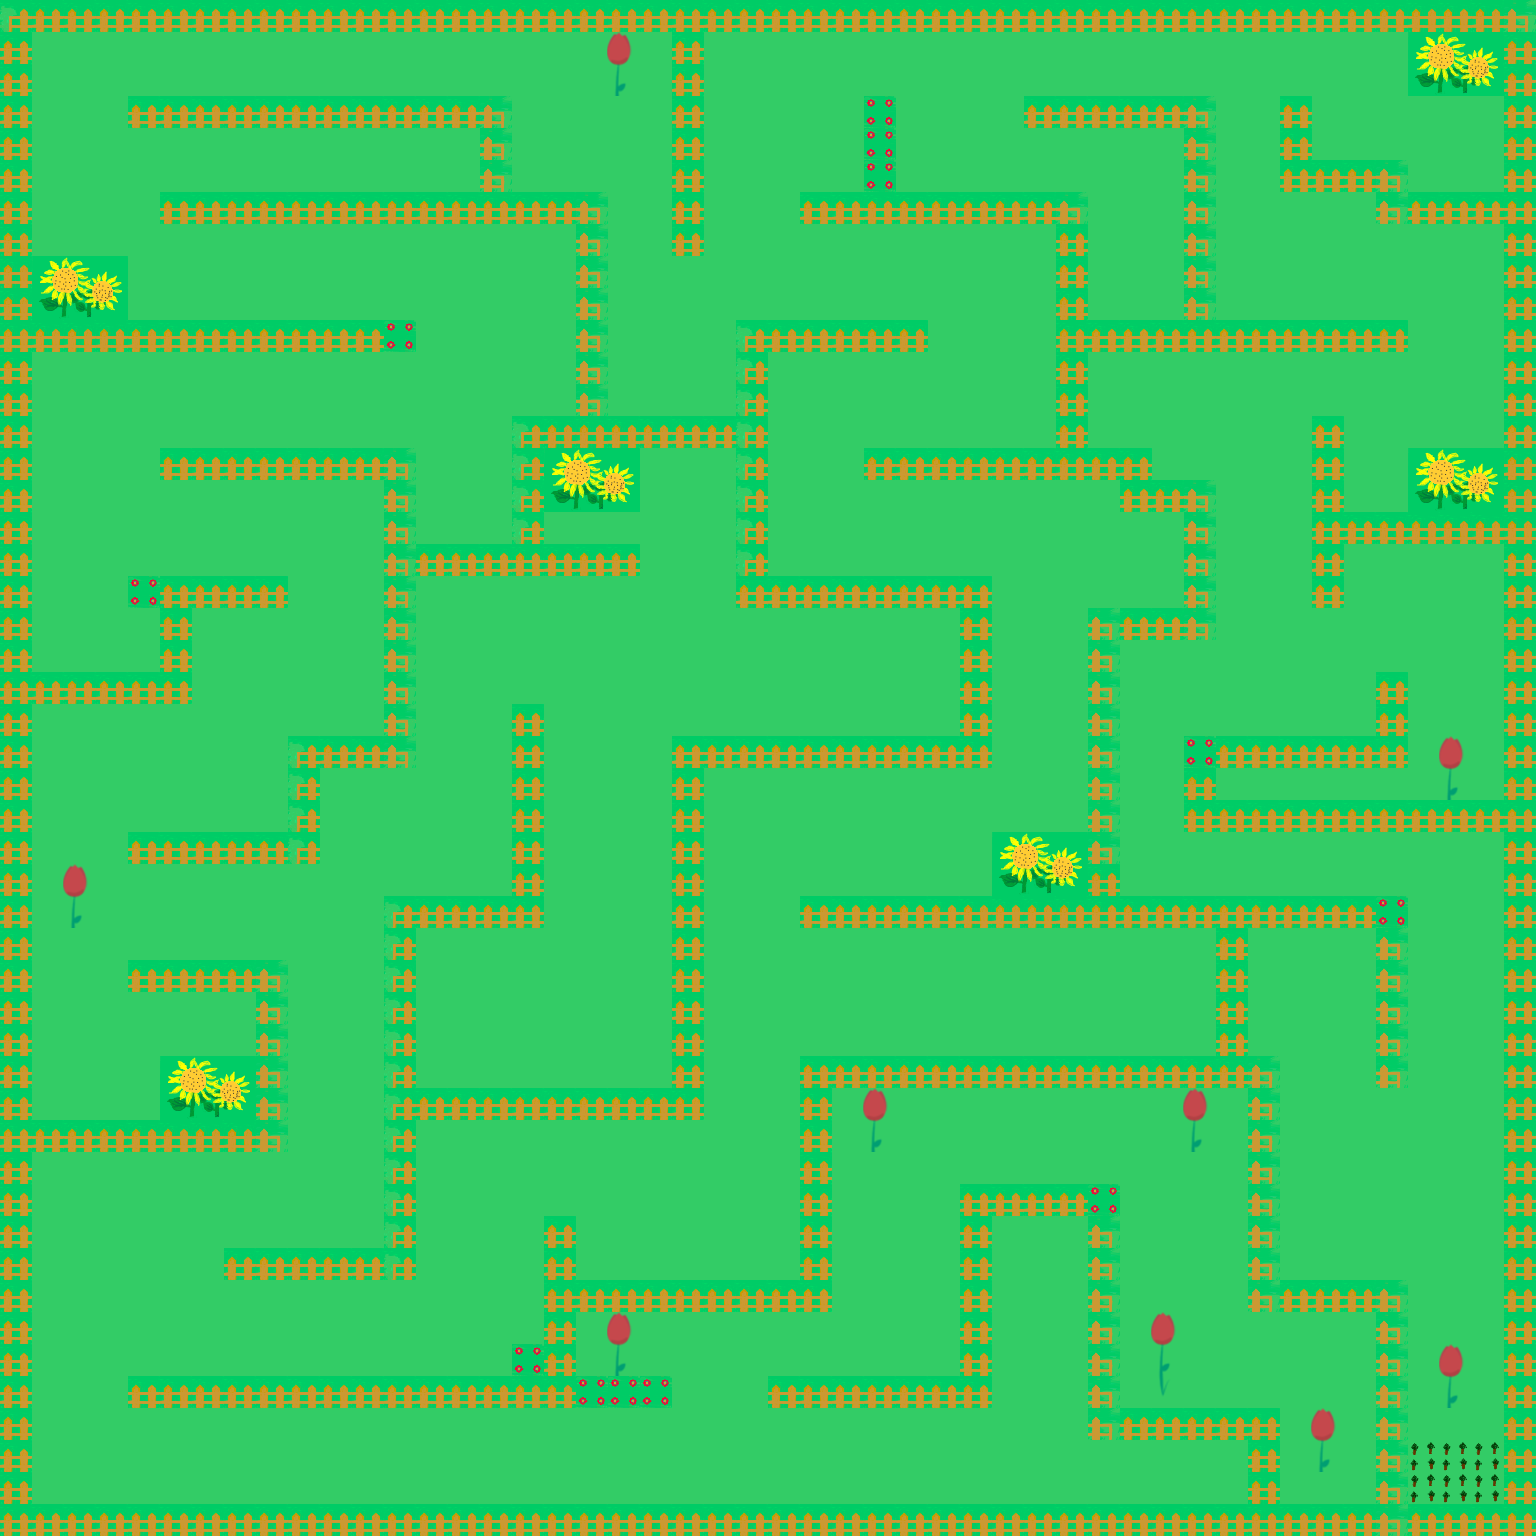

The image is a tile-based game level rendered from a .tmx file. Its description and source (layers, tilesets, objects; grid data summarised) follow:
An orthogonal 48x48 tile map with 32x32 px tiles, 4 tile layers (background, flower, collidable, end), 3 tilesets and 1 object (ninja).

<map version="1.0" orientation="orthogonal" renderorder="right-down" width="48" height="48" tilewidth="32" tileheight="32" nextobjectid="2">
 <tileset firstgid="1" name="ground" tilewidth="32" tileheight="32" tilecount="100" columns="10">
  <image source="ground.png" width="321" height="321" />
  <tile id="14">
   <properties>
    <property name="end" value="true" />
   </properties>
  </tile>
 </tileset>
 <tileset firstgid="101" name="collidable_tiles" tilewidth="32" tileheight="32" tilecount="1" columns="1">
  <image source="collidable_tiles.jpg" width="32" height="32" />
  <tile id="0">
   <properties>
    <property name="Collidable" value="true" />
   </properties>
  </tile>
 </tileset>
 <tileset firstgid="102" name="flo" tilewidth="32" tileheight="32" tilecount="6" columns="3">
  <image source="flo.png" width="96" height="64" />
 </tileset>
 <layer name="background" width="48" height="48">
  <data>[2304 cells, 2304 non-empty, 5 distinct tile ids]</data>
 </layer>
 <layer name="flower" width="48" height="48">
  <data>[2304 cells, 93 non-empty, 15 distinct tile ids]</data>
 </layer>
 <layer name="collidable" width="48" height="48" opacity="0">
  <data>[2304 cells, 629 non-empty, 1 distinct tile ids]</data>
 </layer>
 <layer name="end" width="48" height="48">
  <data>[2304 cells, 6 non-empty, 1 distinct tile ids]</data>
 </layer>
 <objectgroup name="objects">
  <object id="1" name="ninja" gid="101" x="68.5" y="1442.5" width="32" height="32" />
 </objectgroup>
</map>
